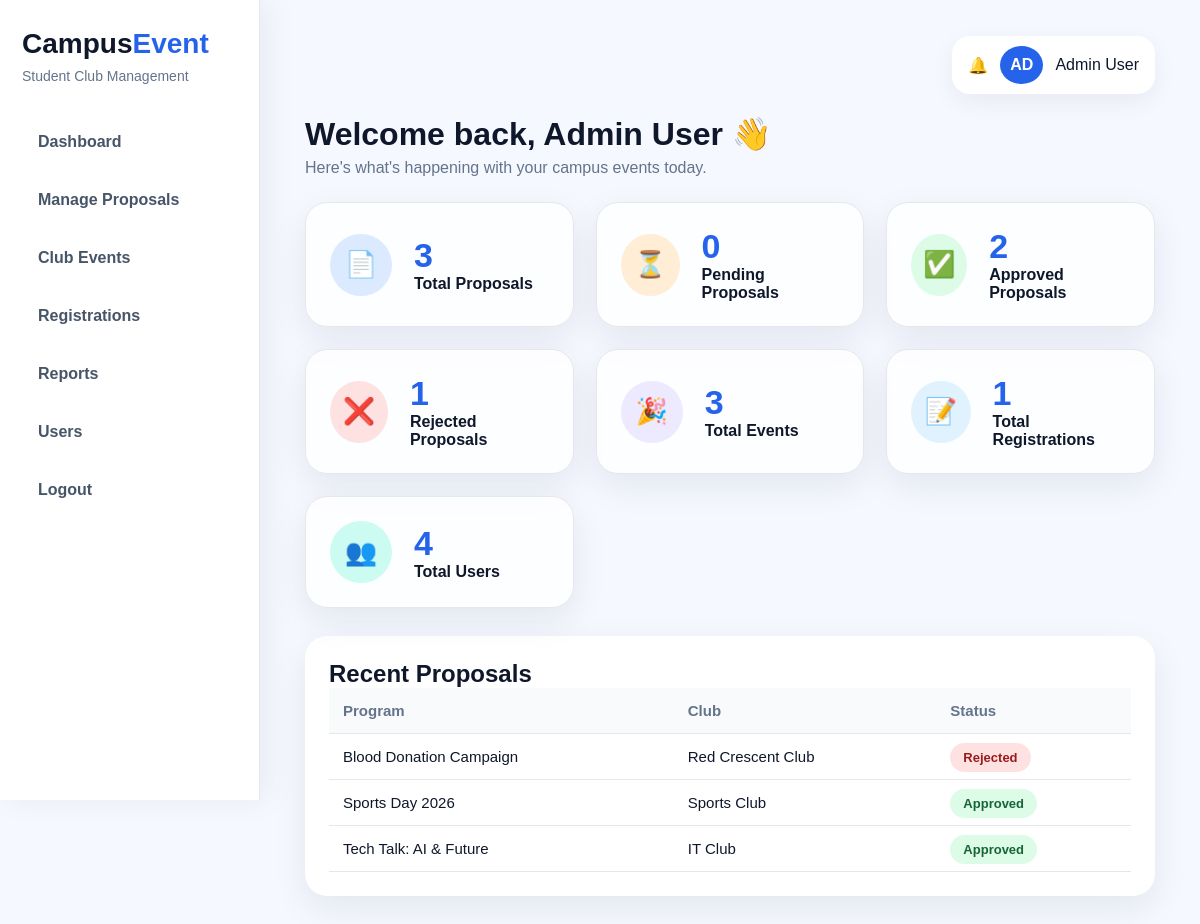
/dashboard.php (signed in), run on the app's committed database.
### tables this page shows
CREATE TABLE `program_proposals` (
  `proposal_id` int(11) NOT NULL,
  `user_id` int(11) DEFAULT NULL,
  `program_name` varchar(150) NOT NULL,
  `club_name` varchar(100) NOT NULL,
  `objective` text NOT NULL,
  `description` text DEFAULT NULL,
  `proposal_date` date NOT NULL,
  `proposal_time` time NOT NULL,
  `location` varchar(150) NOT NULL,
  `budget` decimal(10,2) NOT NULL,
  `status` enum('Pending','Approved','Rejected') DEFAULT 'Pending',
  `admin_remark` text DEFAULT NULL,
  `created_at` timestamp NOT NULL DEFAULT current_timestamp()
);

### dashboard.php (the view, shortened to what this page needs)
<?php
include 'includes/db.php';
$user_id = $_SESSION['user_id'];
$totalProposal = mysqli_fetch_assoc(mysqli_query($conn, "SELECT COUNT(*) as total FROM program_proposals"));
$pendingProposal = mysqli_fetch_assoc(mysqli_query($conn, "SELECT COUNT(*) as total FROM program_proposals WHERE status='Pending'"));
$approvedProposal = mysqli_fetch_assoc(mysqli_query($conn, "SELECT COUNT(*) as total FROM program_proposals WHERE status='Approved'"));
$rejectedProposal = mysqli_fetch_assoc(mysqli_query($conn, "SELECT COUNT(*) as total FROM program_proposals WHERE status='Rejected'"));
$totalEvents = mysqli_fetch_assoc(mysqli_query($conn, "SELECT COUNT(*) as total FROM events"));
$totalRegistrations = mysqli_fetch_assoc(mysqli_query($conn, "SELECT COUNT(*) as total FROM registrations"));
$totalUsers = mysqli_fetch_assoc(mysqli_query($conn, "SELECT COUNT(*) as total FROM users"));
$myProposal = mysqli_fetch_assoc(mysqli_query($conn, "SELECT COUNT(*) as total FROM program_proposals WHERE user_id='$user_id'"));
$myRegistration = mysqli_fetch_assoc(mysqli_query($conn, "SELECT COUNT(*) as total FROM registrations WHERE user_id='$user_id'"));
?>
<!DOCTYPE html>
<html>
<head>
    <link rel="stylesheet" href="assets/css/style.css?v=20">
</head>
<body>
    <?php include 'includes/sidebar.php'; ?>
    <div class="main">
        <div class="topbar">
            <div class="profile-box">
                <span class="notification">🔔</span>
                <span class="avatar"><?php echo strtoupper(substr($_SESSION['name'], 0, 2)); ?></span>
                <span><?php echo $_SESSION['name']; ?></span>
            </div>
        </div>
        <div class="welcome-section">
            <h1>Welcome back, <?php echo $_SESSION['name']; ?> 👋</h1>
            <p>Here's what's happening with your campus events today.</p>
        </div>
        <div class="dashboard-grid">
            <?php if ($role == 'Admin') { ?>
                <div class="glass-card">
                    <div class="circle blue">📄</div>
                    <div>
                        <h2><?php echo $totalProposal['total']; ?></h2>
                        <p>Total Proposals</p>
                    </div>
                </div>
                <div class="glass-card">
                    <div class="circle orange">⏳</div>
                    <div>
                        <h2><?php echo $pendingProposal['total']; ?></h2>
                        <p>Pending Proposals</p>
                    </div>
                </div>
                <div class="glass-card">
                    <div class="circle green">✅</div>
                    <div>
                        <h2><?php echo $approvedProposal['total']; ?></h2>
                        <p>Approved Proposals</p>
                    </div>
                </div>
                <div class="glass-card">
                    <div class="circle red">❌</div>
                    <div>
                        <h2><?php echo $rejectedProposal['total']; ?></h2>
                        <p>Rejected Proposals</p>
                    </div>
                </div>
                <div class="glass-card">
                    <div class="circle purple">🎉</div>
                    <div>
                        <h2><?php echo $totalEvents['total']; ?></h2>
                        <p>Total Events</p>
                    </div>
                </div>
                <div class="glass-card">
                    <div class="circle sky">📝</div>
                    <div>
                        <h2><?php echo $totalRegistrations['total']; ?></h2>
                        <p>Total Registrations</p>
                    </div>
                </div>
                <div class="glass-card">
                    <div class="circle teal">👥</div>
                    <div>
                        <h2><?php echo $totalUsers['total']; ?></h2>
                        <p>Total Users</p>
                    </div>
                </div>
            <?php } ?>
        </div>
        <div class="table-card">
            <div class="table-header">
                <h2>
                    <?php
                    if ($role == 'Admin')
                        echo "Recent Proposals";
                    ?>
                </h2>
            </div>
            <?php if ($role == 'Student') { ?>
                <table>
                    <tr>
                        <th>Event</th>
                        <th>Date</th>
                        <th>Attendance</th>
                    </tr>
                    <?php
                    $recent = mysqli_query($conn, "
                SELECT registrations.*, events.event_name, events.event_date
                FROM registrations
                JOIN events ON registrations.event_id = events.event_id
                WHERE registrations.user_id='$user_id'
                ORDER BY registrations.registration_id DESC
                LIMIT 5
                ");
                    if (mysqli_num_rows($recent) > 0) {
                        while ($row = mysqli_fetch_assoc($recent)) {
                            ?>
                            <tr>
                                <td><?php echo $row['event_name']; ?></td>
                                <td><?php echo $row['event_date']; ?></td>
                                <td><?php echo $row['attendance_status']; ?></td>
                            </tr>
                        <?php }
                    } else { ?>
                        <tr>
                            <td colspan="3">No registration found.</td>
                        </tr>
                    <?php } ?>
                </table>
            <?php } else { ?>
                <table>
                    <tr>
                        <th>Program</th>
                        <th>Club</th>
                        <th>Status</th>
                    </tr>
                    <?php
                    if ($role == 'Admin') {
                        $recent = mysqli_query($conn, "SELECT * FROM program_proposals ORDER BY proposal_id DESC LIMIT 5");
                    } else {
                        $recent = mysqli_query($conn, "SELECT * FROM program_proposals WHERE user_id='$user_id' ORDER BY proposal_id DESC LIMIT 5");
                    }
                    if (mysqli_num_rows($recent) > 0) {
                        while ($row = mysqli_fetch_assoc($recent)) {
                            ?>
                            <tr>
                                <td><?php echo $row['program_name']; ?></td>
                                <td><?php echo $row['club_name']; ?></td>
                                <td>
                                    <span class="badge badge-<?php echo strtolower($row['status']); ?>">
                                        <?php echo $row['status']; ?>
                                    </span>
                                </td>
                            </tr>
                        <?php }
                    } else { ?>
                        <tr>
                            <td colspan="3">No proposal found.</td>
                        </tr>
                    <?php } ?>
                </table>
            <?php } ?>
        </div>
    </div>
</body>
</html>

### assets/css/style.css (style rules this page uses)
* { margin: 0; padding: 0; box-sizing: border-box; font-family: Arial, sans-serif; }
body { background: #f5f8ff; color: #0f172a; }
.main { margin-left: 260px; padding: 35px 45px; }
.topbar { height: 60px; display: flex; justify-content: flex-end; align-items: center; margin-bottom: 20px; }
.profile-box { background: white; padding: 10px 16px; border-radius: 18px; display: flex; gap: 12px; align-items: center; box-shadow: 0 8px 25px rgba(15, 23, 42, 0.06); }
.avatar { background: #2563eb; color: white; padding: 10px; border-radius: 50%; font-weight: bold; }
.welcome-section { margin-bottom: 25px; }
.welcome-section h1 { font-size: 32px; color: #0f172a; }
.welcome-section p { color: #64748b; margin-top: 6px; }
.dashboard-grid { display: grid; grid-template-columns: repeat(3, 1fr); gap: 22px; margin-bottom: 28px; }
.glass-card { background: rgba(255, 255, 255, 0.82); border: 1px solid #e5e7eb; border-radius: 22px; padding: 24px; display: flex; align-items: center; gap: 22px; box-shadow: 0 12px 35px rgba(15, 23, 42, 0.08); }
.circle { width: 62px; height: 62px; border-radius: 50%; display: flex; align-items: center; justify-content: center; font-size: 26px; }
.blue { background: #dbeafe; }
.orange { background: #ffedd5; }
.green { background: #dcfce7; }
.red { background: #fee2e2; }
.purple { background: #ede9fe; }
.sky { background: #e0f2fe; }
.teal { background: #ccfbf1; }
.glass-card h2 { font-size: 34px; color: #2563eb; }
.glass-card p { color: #0f172a; font-weight: 600; }
.card, .table-card { background: white; padding: 24px; border-radius: 22px; box-shadow: 0 12px 35px rgba(15, 23, 42, 0.08); overflow-x: auto; }
table { width: 100%; border-collapse: collapse; }
th, td { padding: 14px; border-bottom: 1px solid #e5e7eb; text-align: left; font-size: 15px; }
th { background: #f8fafc; color: #64748b; }
.badge { padding: 7px 13px; border-radius: 20px; font-size: 13px; font-weight: bold; }
.badge-approved { background: #dcfce7; color: #166534; }
.badge-rejected { background: #fee2e2; color: #991b1b; }

### data on the page
program_proposals: program_name "Blood Donation Campaign", club_name "Red Crescent Club", status "Rejected"
program_proposals: program_name "Sports Day 2026", club_name "Sports Club", status "Approved"
program_proposals: program_name "Tech Talk: AI & Future", club_name "IT Club", status "Approved"

### other printed values
substr($_SESSION['name'], 0, 2) "AD"
$_SESSION['name'] "Admin User"
$totalProposal['total'] "3"
$pendingProposal['total'] "0"
$approvedProposal['total'] "2"
$rejectedProposal['total'] "1"
$totalEvents['total'] "3"
$totalRegistrations['total'] "1"
$totalUsers['total'] "4"
